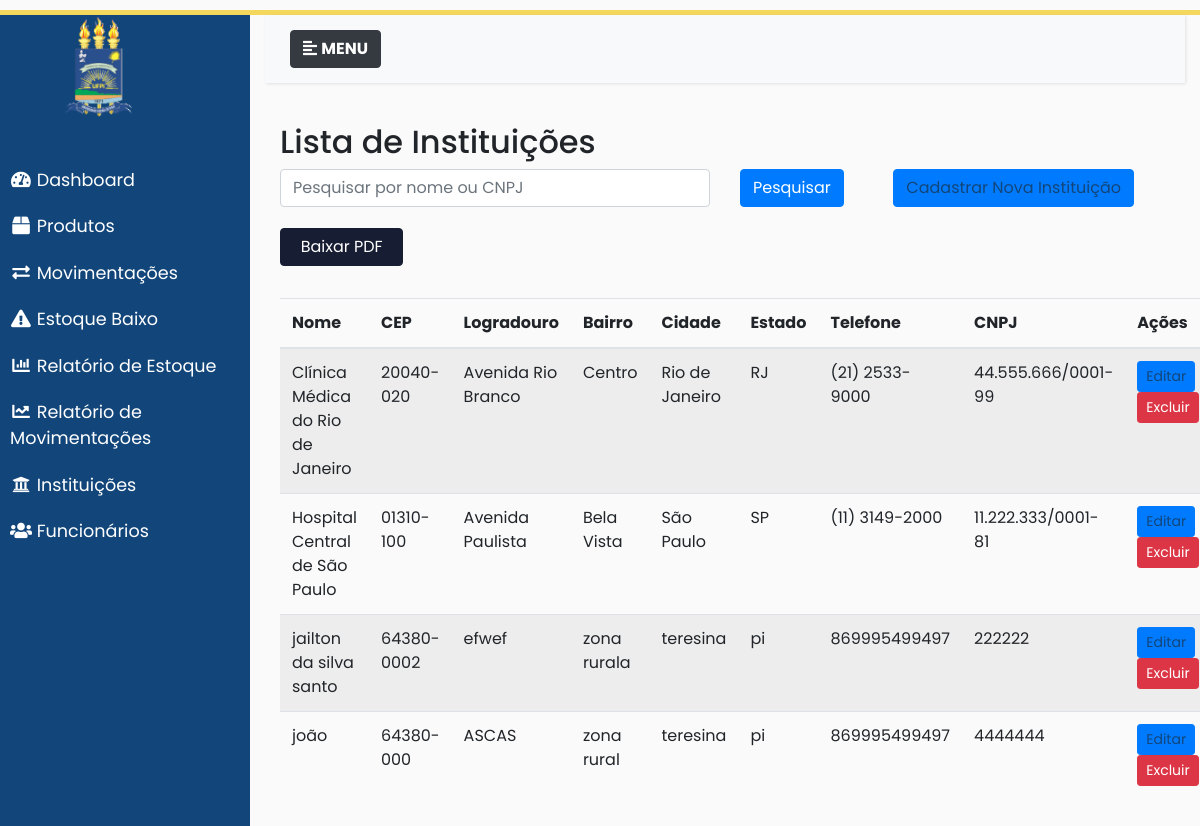
Screenshot of /instituicoes/ with the database file from the repository.
### almoxarifado/models.py (models this page shows, shortened)
class Instituicao(models.Model):
    nome = models.CharField(max_length=100)
    cep = models.CharField(max_length=9)
    logradouro = models.CharField(max_length=200)
    numero = models.CharField(max_length=10)
    bairro = models.CharField(max_length=100)
    cidade = models.CharField(max_length=100)
    estado = models.CharField(max_length=2)
    telefone = models.CharField(max_length=20)
    cnpj = models.CharField(max_length=18, unique=True)
    ativo = models.BooleanField(default=True)
    data_criacao = models.DateTimeField(auto_now_add=True, null=True, blank=True)
    class Meta:
        ordering = ['nome']

### almoxarifado/views/instituicao_views.py (the view)
# urls.py: path('instituicoes/', instituicao_views.lista_instituicoes, name='lista_instituicoes'),
def lista_instituicoes(request):
    q = request.GET.get('q', '').strip()
    instituicoes = Instituicao.objects.all()
    if q:
        instituicoes = instituicoes.filter(Q(nome__icontains=q) | Q(cnpj__icontains=q))
    paginator = Paginator(instituicoes, 10)
    page_number = request.GET.get('page')  # pega a página atual da URL
    page_obj = paginator.get_page(page_number)  # retorna a página correta
    return render(
        request,
        'instituicao/lista.html',
        {'page_obj': page_obj, 'q': q}
    )

### almoxarifado/templates/instituicao/lista.html (shortened to what this page needs)
{% extends 'base.html' %}
{% block content %}
<h2>Lista de Instituições</h2>
<form method="get">
    <div class="row mb-4">
        <div class="col-md-6 mb-2">
            <input type="text" name="q" class="form-control" placeholder="Pesquisar por nome ou CNPJ" value="{{ request.GET.q }}">
        </div>
        <div class="col-lg-2 mb-3">
            <button type="submit" class="btn btn-primary">Pesquisar</button>
        </div>
        <div class="col-lg-3 mb-3">
            <a href="{% url 'cadastrar_instituicoes' %}" class="btn btn-primary">Cadastrar Nova Instituição</a>
        </div>
          <div class="col-lg-2 mb-2">
        <a href="{% url 'instituicao_pdf' %}" class="btn btn-primary colorprimarybtn">Baixar PDF</a>
        </div>
    </div>
</form>
<table class="table table-striped">
    <thead>
        <tr>
            <th>Nome</th>
            <th>CEP</th>
            <th>Logradouro</th>
            <th>Bairro</th>
            <th>Cidade</th>
            <th>Estado</th>
            <th>Telefone</th>
            <th>CNPJ</th>
            <th>Ações</th>
        </tr>
    </thead>
    <tbody>
        {% for instituicao in page_obj %}
        <tr>
            <td>{{ instituicao.nome }}</td>
            <td>{{ instituicao.cep }}</td>
            <td>{{ instituicao.logradouro }}</td>
            <td>{{ instituicao.bairro }}</td>
            <td>{{ instituicao.cidade }}</td>
            <td>{{ instituicao.estado }}</td>
            <td>{{ instituicao.telefone }}</td>
            <td>{{ instituicao.cnpj }}</td>
            <td>
                <a href="{% url 'editar_instituicao' instituicao.pk %}" class="btn btn-primary btn-sm">Editar</a>
                <form method="post" action="{% url 'excluir_instituicao' instituicao.pk %}" style="display:inline;">
                    <button type="submit" class="btn btn-danger btn-sm" onclick="return confirm('Tem certeza que deseja excluir esta instituição?');">
                        Excluir
                    </button>
                </form>
            </td>
        </tr>
        {% empty %}
        <tr>
            <td colspan="9">Nenhuma instituição cadastrada.</td>
        </tr>
        {% endfor %}
    </tbody>
</table>
{% endblock %}

### static/css/style.css (style rules this page uses)
:root { --colorbasic: #12467a; --colorbasic2: #171e34; --colortext: #FFF; --colortext-menu: #FFF; }
body { font-family: 'Poppins', sans-serif; background: #fafafa; height: 100%; }
.colorprimarybtn { background-color: var(--colorbasic2); border-color: var(--colorbasic2) !important; color: var(--colortext); margin-top: 5px; min-width: 100%; }
a.colorprimarybtn:link, a.colorprimarybtn:visited { text-decoration: none; color: var(--colortext); }
a, a:hover, a:focus { color: inherit; text-decoration: none; transition: all 0.3s; }
a:link, a:visited { text-decoration: none; color: var(--colorbasic); }
.table-striped tr { min-width: 200px; }

### rows the page displays
Instituicao: nome "Clínica Médica do Rio de Janeiro", cep "20040-020", logradouro "Avenida Rio Branco", bairro "Centro", cidade "Rio de Janeiro", estado "RJ", telefone "(21) 2533-9000", cnpj "44.555.666/0001-99"
Instituicao: nome "Hospital Central de São Paulo", cep "01310-100", logradouro "Avenida Paulista", bairro "Bela Vista", cidade "São Paulo", estado "SP", telefone "(11) 3149-2000", cnpj "11.222.333/0001-81"
Instituicao: nome "jailton da silva santo", cep "64380-0002", logradouro "efwef", bairro "zona rurala", cidade "teresina", estado "pi", telefone "869995499497", cnpj "222222"
Instituicao: nome "joão", cep "64380-000", logradouro "ASCAS", bairro "zona rural", cidade "teresina", estado "pi", telefone "869995499497", cnpj "4444444"
